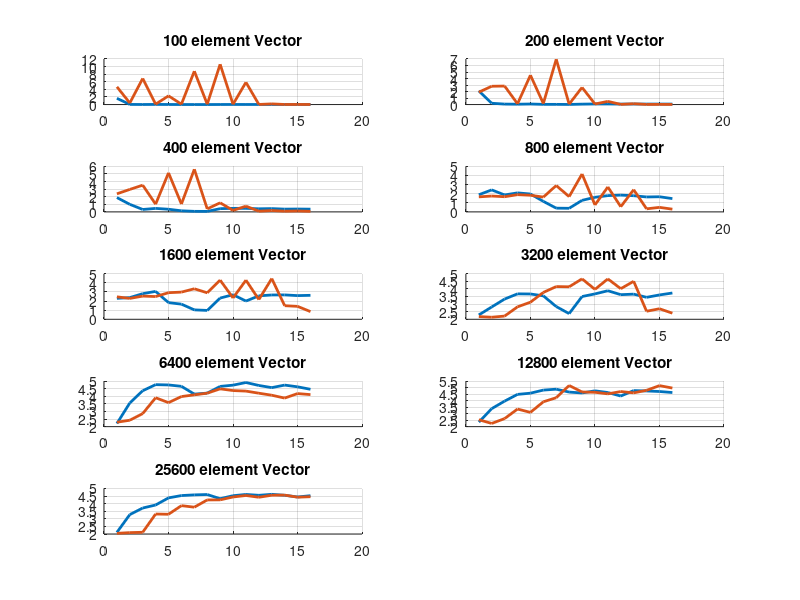

Reproduce this figure in MATLAB. (Note: this script raises an error after producing the figure.)
clear all;
close all;

fig = figure;
matrix_sizes = [100, 200, 400, 800, 1600, 3200, 6400, 12800, 25600];
T = [1: 16];

no_tasking_parallel_timings = [
0.000011490  0.000536640  0.001455860  0.000541430  0.001169260  0.002198460  0.004615750  0.006336860  0.001383060  0.000828970  0.001068510  0.001065800  0.001146610  0.001008810  0.001221530  0.001164140;
0.000044340  0.000469390  0.001301980  0.001791550  0.001108380  0.003220050  0.003312400  0.005804970  0.001473280  0.001026120  0.001014000  0.001279650  0.001135980  0.001244550  0.001225090  0.001272840;
0.000241030  0.000456040  0.001413750  0.000985280  0.001290850  0.003107240  0.006008550  0.006626480  0.001061600  0.000971220  0.000973880  0.001105430  0.001044730  0.001235750  0.001197340  0.001250690;
0.001343170  0.001046320  0.001358750  0.001210960  0.001287160  0.002185000  0.006143410  0.006370430  0.001992560  0.001577110  0.001413990  0.001372300  0.001422750  0.001542480  0.001520270  0.001731250;
0.002876740  0.002775130  0.002351010  0.002158230  0.003619600  0.003977430  0.006401420  0.006792260  0.002837820  0.002449940  0.003305850  0.002569540  0.002475820  0.002470120  0.002542930  0.002512490;
0.011150530  0.009065590  0.007647280  0.006933980  0.006950160  0.007191500  0.008981200  0.010741400  0.007284040  0.006940580  0.006568410  0.007037090  0.006970310  0.007393920  0.007072670  0.006830160;
0.051976710  0.032198570  0.026264610  0.024048170  0.024148720  0.024620590  0.027670040  0.027235360  0.024651460  0.024217940  0.023361080  0.024325570  0.025082320  0.024198240  0.024794290  0.025699790;
0.185167400  0.128539850  0.109714070  0.097075340  0.095108760  0.090413060  0.089130210  0.093387780  0.094776410  0.091498080  0.094078710  0.099926910  0.091120360  0.091702950  0.092504870  0.094084380;
0.763994250  0.491079500  0.433893020  0.411900190  0.367695040  0.355317330  0.351835830  0.350071120  0.372339510  0.356042010  0.349629690  0.354020290  0.349020070  0.353945040  0.362782520  0.356038130;]


no_tasking_sequential_averages = [
 0.000018840
 0.000093170
 0.000454820
 0.002528740
 0.006602870
 0.025474850
 0.114586420
 0.434647510
 1.610033300
]

with_tasking_parallel_timings = [
0.000014380  0.000162930  0.000009780  0.000675220  0.000029360  0.000688330  0.000007640  0.000661160  0.000006330  0.000912970  0.000011460  0.002407040  0.000387270  0.003460640  0.002547340  0.004142850;
0.000045090  0.000030480  0.000030180  0.000716550  0.000019010  0.000532360  0.000012320  0.001332570  0.000032550  0.001021710  0.000176160  0.003512170  0.000686210  0.005689980  0.003605980  0.005650630;
0.000231060  0.000185900  0.000156310  0.000540620  0.000107080  0.000529690  0.000098100  0.001374950  0.000458830  0.002779930  0.000727630  0.005880970  0.002995700  0.005878590  0.004440010  0.007259050;
0.001120990  0.001063320  0.001111330  0.000978890  0.001013600  0.001139000  0.000639740  0.001104000  0.000445140  0.002412420  0.000676640  0.003249440  0.000759410  0.005480490  0.003711430  0.006145680;
0.002484940  0.002673470  0.002406300  0.002454510  0.002098260  0.002053270  0.001828780  0.002107240  0.001425440  0.002613250  0.001426120  0.002827540  0.001370530  0.004109010  0.004316830  0.007278160;
0.011585630  0.011816540  0.011409240  0.008949490  0.008072220  0.006695170  0.006073270  0.006095180  0.005410730  0.006355100  0.005414350  0.006284400  0.005604930  0.009972210  0.009371450  0.010503680;
0.055721900  0.052722310  0.044655950  0.032721840  0.035657660  0.032073730  0.031196750  0.030379670  0.028444690  0.029183080  0.029420140  0.030393430  0.031384040  0.032905760  0.030570720  0.031072440;
0.174659400  0.196682930  0.168732360  0.131798400  0.142765350  0.113040120  0.104626790  0.085598530  0.094744220  0.095248460  0.097777480  0.094097820  0.096159910  0.092216520  0.085791930  0.088999590;
0.814605940  0.796531450  0.787852030  0.502393200  0.504733550  0.430740220  0.442288460  0.392531400  0.392045660  0.375313440  0.367180660  0.376853380  0.365792580  0.365175540  0.376519050  0.373828260;
];


with_tasking_sequential_averages = [
0.000067140
0.000085690
0.000550550
0.001851920
0.006120390
0.025222180
0.127678340
0.441776610
1.665505360
];
for i = 1:size(no_tasking_parallel_timings, 1)
    subplot(5,2,i); 
    hold on;
    grid on;

    hold on;
    plot(T, no_tasking_parallel_timings(i,:).^-1 * no_tasking_sequential_averages(i), 'LineWidth', 2);
    plot(T, with_tasking_parallel_timings(i,:).^-1 * with_tasking_sequential_averages(i), 'LineWidth', 2);
    hold off
    title(sprintf('%d element Vector',matrix_sizes(i)));
end

handle=axes(fig,'visible','off'); 
handle.XLabel.Visible='on';
handle.YLabel.Visible='on';
handle.Title.Visible='on';
ylabel(handle,'Speedup');
xlabel(handle,'Number of threads');
title(handle,'Speedup of parallelising Matrix-Vector multiplication with SIMD support and tasks');
handle.Title.Position(2) = 1.05
grid on;
